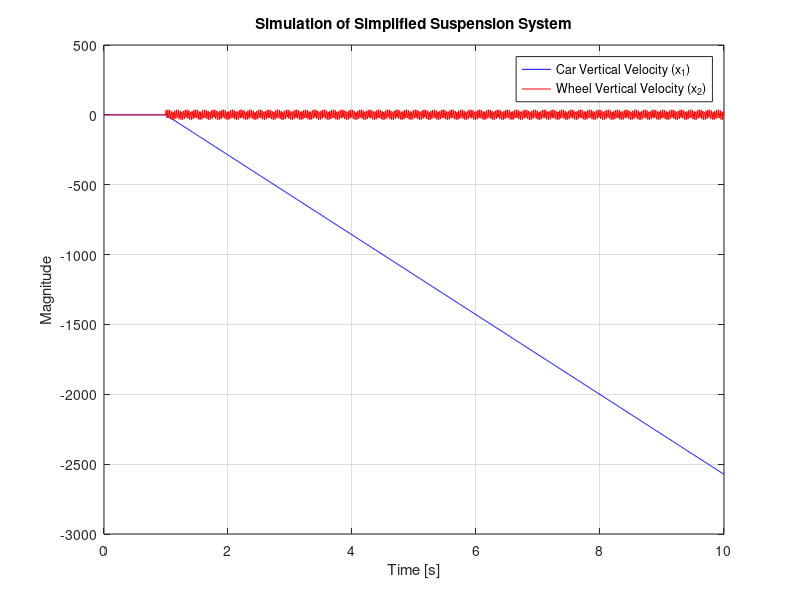

Write MATLAB code to recreate this figure.
b = 100000;
m1 = 10; % [kg]
m2 = 350; % [kg]
kw = 500000; % [Nm]
ks = 10000; % [Nm]

% Original Suspension
% A = [-b/m2 -1/m2 b/m2 0; ks 0 -ks 0; 0 0 0 -1/m1; 0 0 kw 0]; 
% B = [0; 0; 0; -kw];       
% C = [1 0 0 0];        
% D = [0];  

% Automatic Suspension
A = [0 0 0; 0 0 -1/m1; 0 kw 0]; 
B = [0 -1/m2; 0 1/m1; -kw 0];       
C = [1 0 0];        
D = [0];  

carSusSS = ss(A, B, C, D);

carSusTF = tf(carSusSS);
disp(carSusTF);

% plot(wheelDisplacement.time, wheelDisplacement.Data, 'b-', ...
%      carDisplacement.time, carDisplacement.Data, 'r-');

% xlabel('Time [s]');
% ylabel('Displacement [m]');
% legend('Wheel Displacement', 'Car Displacement');
% title(sprintf('b = %d, Wheel vs Car Displacement',b));
% grid on;

% Auto Sus Simulation

t = 0:0.01:10; 
r = zeros(size(t)); 
r(t >= 1) = 1;
f1 = zeros(size(t)); 
f1(t >= 1) = 100000;
% f1 = 1 * sin(35.6 * 2 * pi * t);
u = [r; f1];

[y, t, x] = lsim(carSusSS, u, t);
format longG
disp(eig(A));

% Plot the states
figure;
plot(t, x(:,1), 'b-', t, x(:,2), 'r-');
xlabel('Time [s]');
ylabel('Magnitude');
legend('Car Vertical Velocity (x_1)', 'Wheel Vertical Velocity (x_2)');
title('Simulation of Simplified Suspension System');
grid on;